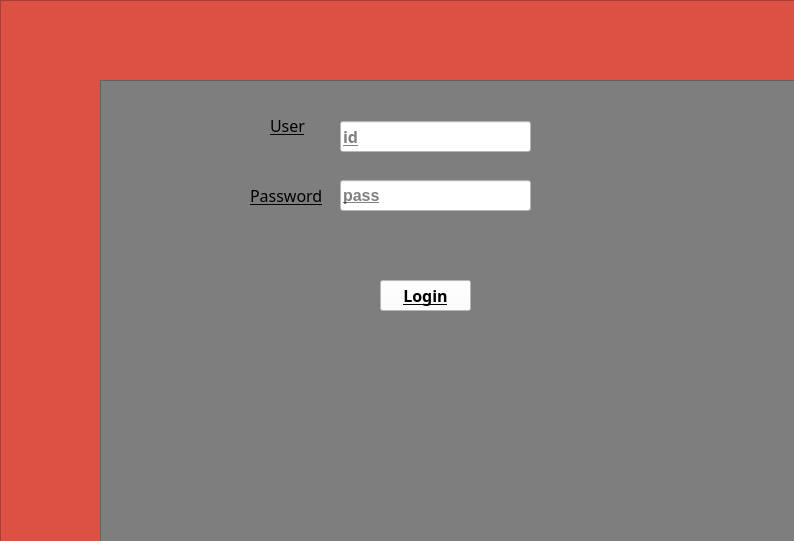
<?xml version="1.0" encoding="UTF-8"?>
<ui version="4.0">
 <class>BillApp</class>
 <widget class="QMainWindow" name="BillApp">
  <property name="windowModality">
   <enum>Qt::NonModal</enum>
  </property>
  <property name="geometry">
   <rect>
    <x>0</x>
    <y>0</y>
    <width>794</width>
    <height>541</height>
   </rect>
  </property>
  <property name="font">
   <font>
    <family>Perpetua</family>
    <pointsize>12</pointsize>
   </font>
  </property>
  <property name="focusPolicy">
   <enum>Qt::NoFocus</enum>
  </property>
  <property name="windowTitle">
   <string>Bill App</string>
  </property>
  <property name="styleSheet">
   <string notr="true"/>
  </property>
  <widget class="QWidget" name="centralwidget">
   <widget class="QLineEdit" name="lineEdit">
    <property name="geometry">
     <rect>
      <x>340</x>
      <y>121</y>
      <width>191</width>
      <height>31</height>
     </rect>
    </property>
    <property name="font">
     <font>
      <pointsize>12</pointsize>
      <weight>75</weight>
      <bold>true</bold>
      <underline>true</underline>
     </font>
    </property>
    <property name="autoFillBackground">
     <bool>false</bool>
    </property>
    <property name="styleSheet">
     <string notr="true">background-color: rgb(255, 255, 255);</string>
    </property>
    <property name="text">
     <string/>
    </property>
    <property name="maxLength">
     <number>25</number>
    </property>
    <property name="placeholderText">
     <string>id</string>
    </property>
   </widget>
   <widget class="QPushButton" name="pushButton">
    <property name="geometry">
     <rect>
      <x>380</x>
      <y>280</y>
      <width>91</width>
      <height>31</height>
     </rect>
    </property>
    <property name="font">
     <font>
      <family>Berlin Sans FB Demi</family>
      <pointsize>12</pointsize>
      <weight>75</weight>
      <bold>true</bold>
      <underline>true</underline>
      <strikeout>false</strikeout>
      <kerning>true</kerning>
     </font>
    </property>
    <property name="focusPolicy">
     <enum>Qt::WheelFocus</enum>
    </property>
    <property name="acceptDrops">
     <bool>false</bool>
    </property>
    <property name="styleSheet">
     <string notr="true">color: rgb(0, 0, 0);
background-color: rgb(255, 255, 255);</string>
    </property>
    <property name="text">
     <string>Login</string>
    </property>
   </widget>
   <widget class="QFrame" name="frame_2">
    <property name="geometry">
     <rect>
      <x>0</x>
      <y>0</y>
      <width>801</width>
      <height>551</height>
     </rect>
    </property>
    <property name="styleSheet">
     <string notr="true">background-color: rgb(221, 81, 69);</string>
    </property>
    <property name="frameShape">
     <enum>QFrame::StyledPanel</enum>
    </property>
    <property name="frameShadow">
     <enum>QFrame::Raised</enum>
    </property>
    <widget class="QFrame" name="frame">
     <property name="geometry">
      <rect>
       <x>100</x>
       <y>80</y>
       <width>701</width>
       <height>471</height>
      </rect>
     </property>
     <property name="autoFillBackground">
      <bool>false</bool>
     </property>
     <property name="styleSheet">
      <string notr="true">
background-color: rgb(126, 126, 126);</string>
     </property>
     <property name="frameShape">
      <enum>QFrame::StyledPanel</enum>
     </property>
     <property name="frameShadow">
      <enum>QFrame::Raised</enum>
     </property>
     <widget class="QLabel" name="label">
      <property name="geometry">
       <rect>
        <x>170</x>
        <y>30</y>
        <width>81</width>
        <height>31</height>
       </rect>
      </property>
      <property name="font">
       <font>
        <family>Impact</family>
        <pointsize>12</pointsize>
        <underline>true</underline>
       </font>
      </property>
      <property name="styleSheet">
       <string notr="true"/>
      </property>
      <property name="text">
       <string>User</string>
      </property>
      <property name="textFormat">
       <enum>Qt::AutoText</enum>
      </property>
     </widget>
     <widget class="QLabel" name="label_2">
      <property name="geometry">
       <rect>
        <x>150</x>
        <y>100</y>
        <width>81</width>
        <height>31</height>
       </rect>
      </property>
      <property name="font">
       <font>
        <family>Impact</family>
        <pointsize>12</pointsize>
        <underline>true</underline>
       </font>
      </property>
      <property name="styleSheet">
       <string notr="true"/>
      </property>
      <property name="text">
       <string>Password</string>
      </property>
      <property name="textFormat">
       <enum>Qt::RichText</enum>
      </property>
     </widget>
     <widget class="QLineEdit" name="lineEdit_3">
      <property name="geometry">
       <rect>
        <x>240</x>
        <y>100</y>
        <width>191</width>
        <height>31</height>
       </rect>
      </property>
      <property name="font">
       <font>
        <pointsize>12</pointsize>
        <weight>75</weight>
        <bold>true</bold>
        <underline>true</underline>
       </font>
      </property>
      <property name="autoFillBackground">
       <bool>false</bool>
      </property>
      <property name="styleSheet">
       <string notr="true">background-color: rgb(255, 255, 255);</string>
      </property>
      <property name="text">
       <string/>
      </property>
      <property name="maxLength">
       <number>25</number>
      </property>
      <property name="echoMode">
       <enum>QLineEdit::Password</enum>
      </property>
      <property name="placeholderText">
       <string>pass</string>
      </property>
      <property name="cursorMoveStyle">
       <enum>Qt::VisualMoveStyle</enum>
      </property>
     </widget>
    </widget>
   </widget>
   <zorder>frame_2</zorder>
   <zorder>lineEdit</zorder>
   <zorder>pushButton</zorder>
  </widget>
 </widget>
 <resources/>
 <connections/>
</ui>
